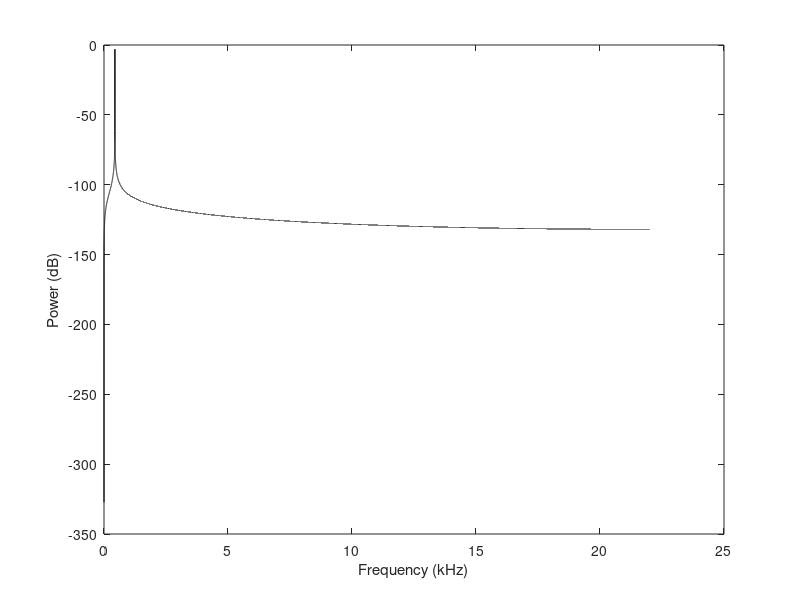

MATLAB code to generate this figure: (Note: this script raises an error after producing the figure.)
%% Sinus Plotten

clear
sf = 44000;
x = [0:1/sf:4.0];
sig = sin(2*pi*440*x);
%plot(x,sig);
%sound(sig,sf)

n = length(sig); 
p = fft(sig); % take the fourier transform 
nUniquePts = ceil((n+1)/2); 
p = p(1:nUniquePts); % select just the first half since the second half 
                      % is a mirror image of the first
p = abs(p); % take the absolute value, or the magnitude 

p = p/n; % scale by the number of points so that
           % the magnitude does not depend on the length 
           % of the signal or on its sampling frequency  
p = p.^2;  % square it to get the power 

% multiply by two (see technical document for details)
if rem(n, 2) % odd nfft excludes Nyquist point 
	p(2:end) = p(2:end)*2; 
else 
	p(2:end -1) = p(2:end -1)*2; 
end 
  
freqArray = (0:nUniquePts-1) * (sf / n); % create the frequency array 
plot(freqArray/1000, 10*log10(p), 'k') 
xlabel('Frequency (kHz)') 
ylabel('Power (dB)') 

%%

sound(sig,sf)

%%

clear
load handel
sound(y,Fs)